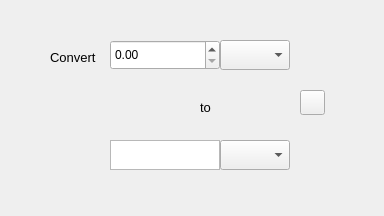
<?xml version="1.0" encoding="UTF-8"?>
<ui version="4.0">
 <class>MainWindow</class>
 <widget class="QMainWindow" name="MainWindow">
  <property name="geometry">
   <rect>
    <x>0</x>
    <y>0</y>
    <width>384</width>
    <height>216</height>
   </rect>
  </property>
  <property name="sizePolicy">
   <sizepolicy hsizetype="Preferred" vsizetype="Preferred">
    <horstretch>0</horstretch>
    <verstretch>0</verstretch>
   </sizepolicy>
  </property>
  <property name="windowTitle">
   <string>Currency Converter</string>
  </property>
  <widget class="QWidget" name="centralwidget">
   <widget class="QTextBrowser" name="outputBox">
    <property name="geometry">
     <rect>
      <x>110</x>
      <y>140</y>
      <width>110</width>
      <height>30</height>
     </rect>
    </property>
   </widget>
   <widget class="QComboBox" name="inputCurrency">
    <property name="geometry">
     <rect>
      <x>220</x>
      <y>40</y>
      <width>70</width>
      <height>30</height>
     </rect>
    </property>
   </widget>
   <widget class="QComboBox" name="outputCurrency">
    <property name="geometry">
     <rect>
      <x>220</x>
      <y>140</y>
      <width>70</width>
      <height>30</height>
     </rect>
    </property>
   </widget>
   <widget class="QPushButton" name="swapButton">
    <property name="geometry">
     <rect>
      <x>300</x>
      <y>90</y>
      <width>25</width>
      <height>25</height>
     </rect>
    </property>
    <property name="text">
     <string/>
    </property>
    <property name="icon">
     <iconset>
      <normaloff>../../Downloads/swap-vertical.png</normaloff>../../Downloads/swap-vertical.png</iconset>
    </property>
   </widget>
   <widget class="QLabel" name="to">
    <property name="geometry">
     <rect>
      <x>200</x>
      <y>100</y>
      <width>50</width>
      <height>15</height>
     </rect>
    </property>
    <property name="font">
     <font>
      <pointsize>10</pointsize>
     </font>
    </property>
    <property name="text">
     <string>to</string>
    </property>
   </widget>
   <widget class="QLabel" name="convert">
    <property name="geometry">
     <rect>
      <x>50</x>
      <y>50</y>
      <width>60</width>
      <height>15</height>
     </rect>
    </property>
    <property name="font">
     <font>
      <pointsize>10</pointsize>
     </font>
    </property>
    <property name="text">
     <string>Convert</string>
    </property>
   </widget>
   <widget class="QDoubleSpinBox" name="inputBox">
    <property name="geometry">
     <rect>
      <x>110</x>
      <y>40</y>
      <width>110</width>
      <height>30</height>
     </rect>
    </property>
   </widget>
  </widget>
  <widget class="QStatusBar" name="statusbar">
   <property name="sizeGripEnabled">
    <bool>false</bool>
   </property>
  </widget>
 </widget>
 <resources/>
 <connections/>
</ui>
